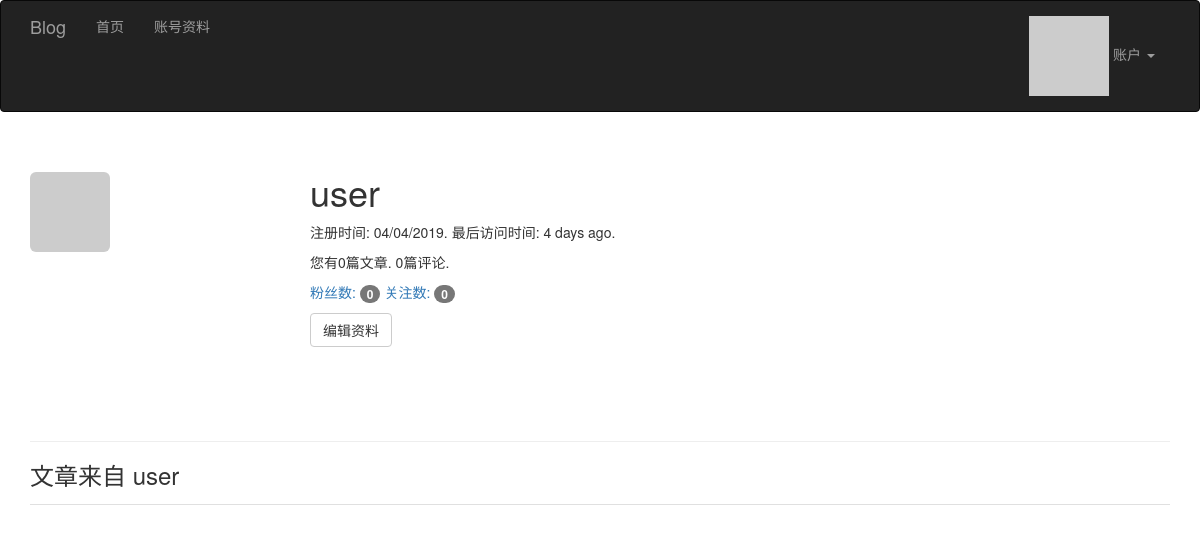
Page /user/user (signed in) on the earlier database version.
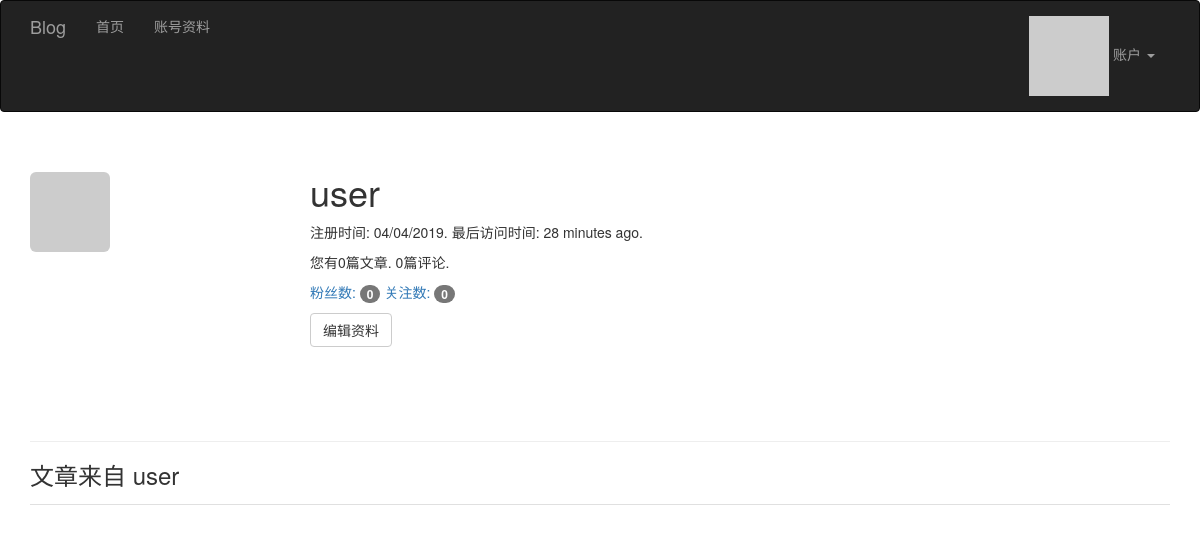
Same page on the later database version.
### app/models.py (models this page shows, shortened)
class User(UserMixin, db.Model):
    __tablename__ = 'users'
    id = db.Column(db.Integer, primary_key=True)
    email = db.Column(db.String(64), unique=True)
    username = db.Column(db.String(64), unique=True, index=True)
    password_hash = db.Column(db.String(128))
    role_id = db.Column(db.Integer, db.ForeignKey('roles.id'))
    confirmed = db.Column(db.Boolean, default=False)
    name = db.Column(db.String(64))
    location = db.Column(db.String(64))
    about_me = db.Column(db.Text())
    member_since = db.Column(db.DateTime(), default=datetime.utcnow)
    last_seen = db.Column(db.DateTime(), default=datetime.utcnow)
    avatar_hash = db.Column(db.String(32))
    articles = db.relationship('Article', backref='author', lazy='dynamic')
    followed = db.relationship('Follow',
                               foreign_keys=[Follow.follower_id],
                               backref=db.backref('follower', lazy='joined'),
                               lazy='dynamic',
                               cascade='all, delete-orphan')
    followers = db.relationship('Follow',
                                foreign_keys=[Follow.followed_id],
                                backref=db.backref('followed', lazy='joined'),
                                lazy='dynamic',
                                cascade='all, delete-orphan')
    comments = db.relationship('Comment', backref='author', lazy='dynamic')
    @property
    def password(self):
        """密码生成哈希值就无法还原"""
        raise AttributeError('密码没有可读的属性')
    def can(self, perm):
        return self.role is not None and self.role.has_permission(perm)
    def is_administrator(self):
        return self.can(Permission.ADMIN)
    def ping(self):
        self.last_seen = datetime.utcnow()
        self.add = db.session.add(self)
    def gravatar(self, size=100, default='identicon', rating='g'):
        url = 'https://www.gravatar.com/avatar'
        hash = self.avatar_hash or self.gravatar_hash()
        u = '{url}/{hash}?s={size}&d={default}&r={rating}'.format(
            url=url, hash=hash, size=size, default=default, rating=rating)
        return u

### app/main/views.py (the view)
class Users(MethodView):
    def get(self, username):
        user = User.query.filter_by(username=username).first_or_404()
        articles = user.articles.order_by(Article.timestamp.desc()).all()
        return render_template('user.html', user=user, articles=articles)

### app/auth/views.py (called while the page is built)
@auth.before_app_request
def before_request():
    if current_user.is_authenticated:
        current_user.ping()
        if not current_user.confirmed \
                and request.blueprint != 'auth' \
                and request.endpoint != 'static':
            return redirect(url_for('auth.unconfirmed'))

### app/main/__init__.py (called while the page is built)
@main.app_context_processor
def inject_permissions():
    return dict(Permission=Permission)

### app/main/views.py (called while the page is built)
@main.after_app_request
def after_request(response):
    for query in get_debug_queries():
        if query.duration >= current_app.config['FLASK_SLOW_DB_QUERY_TIME']:
            current_app.logger.warning(
                'SQL语句查询慢: %s\n参数: %s\n时长: %fs\n上下文: %s\n'
                % (query.statement, query.parameters, query.duration,
                   query.context))
    return response

### app/models.py (called while the page is built)
@login_manager.user_loader
def load_user(user_id):
    return User.query.get(int(user_id))

    def has_permission(self, perm):
        return self.permissions & perm == perm

### app/templates/user.html (shortened to what this page needs)
{% extends "base.html" %}
{% block page_content %}
<div class="page-header">
    <img class="img-rounded profile-thumbnail" src="{{ user.gravatar(size=256) }}">
    <div class="profile-header">
        <h1>{{ user.username }}</h1>
        <p>注册时间: {{ moment(user.member_since).format('L') }}. 最后访问时间: {{ moment(user.last_seen).fromNow() }}.</p>
        <p>您有{{ user.articles.count() }}篇文章. {{ user.comments.count() }}篇评论.</p>
        <p>
            <a href="{{ url_for('.followers', username=user.username) }}">粉丝数: <span class="badge">{{ user.followers.count() - 1}}</span></a>
            <a href="{{ url_for('.followed_by', username=user.username) }}">关注数: <span class="badge">{{ user.followed.count() - 1}}</span></a>
        </p>
        <p>
            {% if user == current_user %}
            <a class="btn btn-default" href="{{ url_for('.edit_profile') }}">编辑资料</a>
            {% endif %}
        </p>
    </div>
</div>
<h3>文章来自 {{ user.username }}</h3>
{% include '_articles.html' %}
{% endblock %}

### app/templates/base.html (shortened to what this page needs)
{% extends "bootstrap/base.html" %}
{% block head %}
    {{ super() }}
    <link rel="stylesheet" type="text/css" href="{{ url_for('static', filename='css/styles.css') }}">
{% endblock %}
{% block navbar %}
    <div class="navbar navbar-inverse" role="navigation">
        <div class="container">
            <div class="navbar-header">
                <a class="navbar-brand" href="{{ url_for('main.index') }}">Blog</a>
            </div>
            <div class="navbar-collapse collapse">
                <ul class="nav navbar-nav">
                    <li><a href="{{ url_for('main.index') }}">首页</a></li>
                    {% if current_user.is_authenticated %}
                        <li><a href="{{ url_for('main.user', username=current_user.username) }}">账号资料</a></li>
                    {% endif %}
                </ul>
                <ul class="nav navbar-nav navbar-right">
                    {% if current_user.is_authenticated %}
                        <li class="dropdown">
                            <a href="#" class="dropdown-toggle" data-toggle="dropdown">
                                <img src="{{ current_user.gravatar(size=18) }}">
                                账户 <b class="caret"></b>
                            </a>
                        </li>
                    {% else %}
                        <li><a href="{{ url_for('auth.login') }}">登录</a></li>
                    {% endif %}
                </ul>
            </div>
        </div>
    </div>
{% endblock %}
{% block content %}
    <div class="container">
        {% block page_content %}{% endblock %}
    </div>
{% endblock %}

### app/templates/_articles.html (shortened to what this page needs)
<ul class="articles">
</ul>

### app/static/css/styles.css (style rules this page uses)
.profile-thumbnail { position: absolute; }
.profile-header { min-height: 260px; margin-left: 280px; }
ul.articles { list-style-type: none; padding: 0px; margin: 16px 0px 0px 0px; border-top: 1px solid #e0e0e0; }

Differences in the rows shown:
changed User "user": last_seen "4 days ago" → "28 minutes ago"
